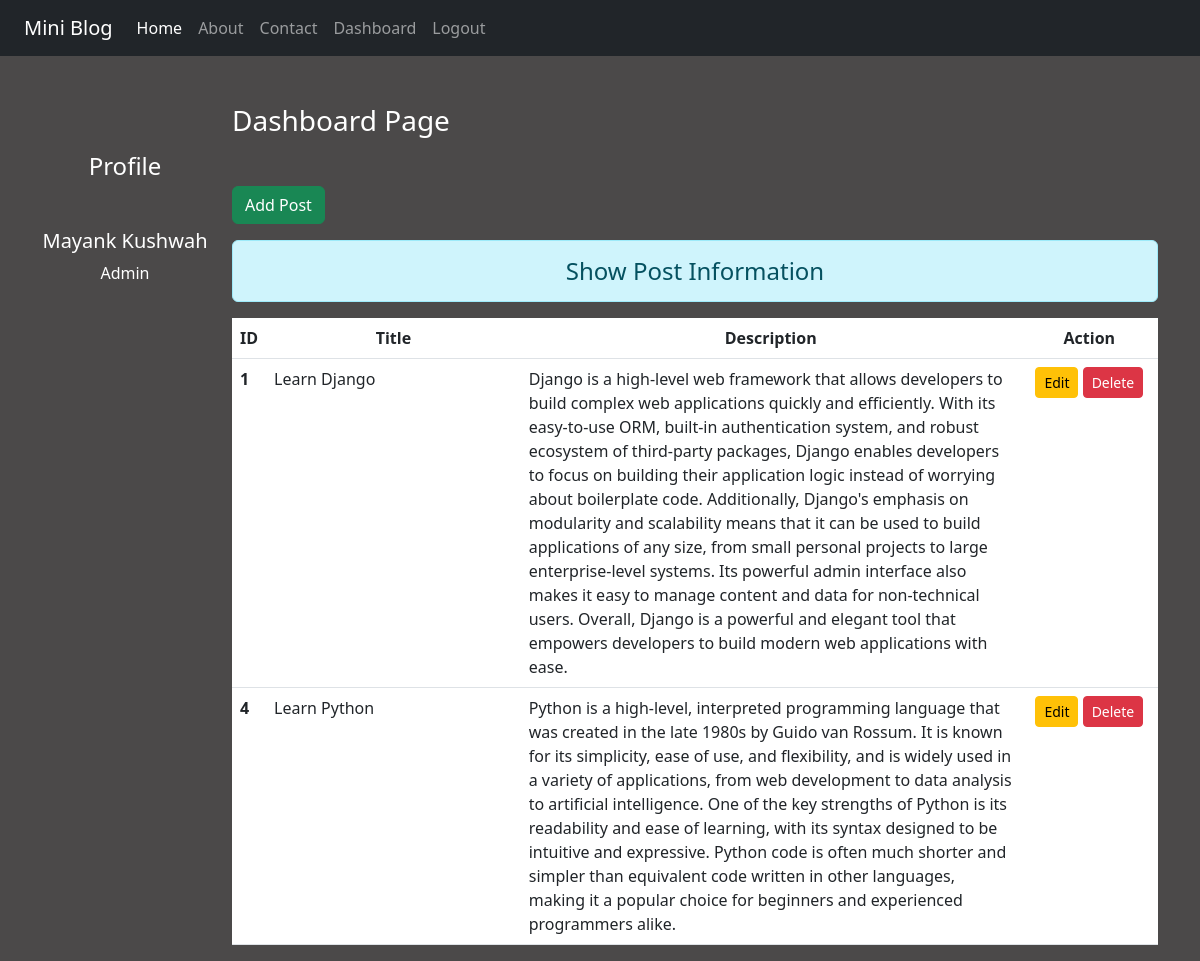
The page /dashboard/ (signed in) on the database its author committed.
### blog/models.py (models this page shows)
class Post(models.Model):
    title=models.CharField(max_length=150)
    description=models.TextField()

### blog/views.py (the view)
# urls.py: path('dashboard/',views.dashboard,name='dashboard'),
def dashboard(request):
    if request.user.is_authenticated:
        posts = Post.objects.all()
        user = request.user
        full_name=user.get_full_name()
        gps=user.groups.all()
        return render(request, 'blog/dashboard.html',{'posts':posts,'fullname':full_name,'groups':gps})
    else:
        return HttpResponseRedirect('/signin/')

### blog/templates/blog/dashboard.html (shortened to what this page needs)
{% extends 'blog/base.html' %}
{% load static %}
{% block side %}
<div class="col-sm-2 text-white my-5 text-center">
    <h4 class="my-5">Profile</h4>
    <h5>{{fullname}}</h5>
    {% for group in groups %}
        <p>{{group.name}}</p>
    {% endfor %}
</div>
{% endblock side %}
{% block content %}
<div class="col-sm-10">
    <h3 class='text-white my-5'> Dashboard Page</h3>
    <a href="{% url 'addpost' %}" class="btn btn-success">Add Post</a>
    <h4 class="text-center alert alert-info mt-3">Show Post Information</h4>
    {% if posts %}
        <table class="table table-hover bg-white">
            <thead>
                <tr class="text-center">
                    <th scope="col" style="width:2%">ID</th>
                    <th scope="col" style="width:28%">Title</th>
                    <th scope="col" style="width:55%">Description</th>
                    <th scope="col" style="width:15%">Action</th>
                </tr>
            </thead>
            <tbody>
                {% for post in posts %}
                <tr>
                    <th scope="row">{{post.id}}</th>
                    <td> {{post.title}} </td>
                    <td> {{post.description}} </td>
                    <td class="text-center">
                        <a href="{% url 'updatepost' post.id %}" class="btn btn-warning btn-sm">Edit</a>
                        {% if perms.blog.delete_post %}
                        <form action=" {% url 'delete' post.id %}" method="post" class="d-inline">
                            <input type="submit" class="btn btn-danger btn-sm" value="Delete">
                        </form>
                        {% endif %}
                    </td>
                </tr>
                {% endfor %}
            </tbody>
        </table>
        {% else %}
        <h4 class="text-center alert alert-warning">No Records</h4>
    {% endif %}
</div>
{% endblock content %}

### blog/templates/blog/base.html (shortened to what this page needs)
<!DOCTYPE html>
{% load static %}
<html lang="en">
<head>
    <link rel="stylesheet" href=" {% static 'blog/css/bootstrap.css' %}">
    <link rel="stylesheet" href=" {% static 'blog/css/style.css' %}">
</head>
<body>
    <div class="container-fluid bg-dark ">
        {% include 'blog/navbar.html' %}
    </div>
    <div class="container">
        <div class='row'>
            {% block side %}
            {% endblock side %}
            {% block content %}
            {% endblock content %}
        </div>
    </div>
</body>
</html>

### blog/templates/blog/navbar.html (shortened to what this page needs)
<nav class="navbar navbar-expand-lg navbar-dark bg-dark">
    <div class="container-fluid">
      <a class="navbar-brand" href="#">Mini Blog</a>
      <div class="collapse navbar-collapse" id="navbarNav">
        <ul class="navbar-nav">
          <li class="nav-item">
            <a class="nav-link active" aria-current="page" href="/">Home</a>
          </li>
          <li class="nav-item">
            <a class="nav-link" href="{% url 'about' %}">About</a>
          </li>
          <li class="nav-item">
            <a class="nav-link" href="{% url 'contact' %}">Contact</a>
          </li>
           {% if request.user.is_authenticated %}
          <li class="nav-item">
            <a class="nav-link" href="{% url 'dashboard' %}">Dashboard</a>
          </li>
          <li class="nav-item">
            <a class="nav-link" href="{% url 'logout' %}">Logout</a>
          </li>
         {% endif %}
        </ul>
      </div>
    </div>
  </nav>

### blog/static/blog/css/style.css (style rules this page uses)
body { background-color:rgb(75, 73, 73); color:antiquewhite; }

### blog/templates/blog/base.html (style rules this page uses)
body { background-color:rgb(75, 73, 73); color:antiquewhite; }

### rows shown on the page
Post: id "1", title "Learn Django", description "Django is a high-level web framework that allows developers to build complex web applications quickly and efficiently. With its easy-to-use ORM, built-in authentication system, and robust ecosystem of third-party packages, Django enables developers to focus on building their application logic instead of worrying about boilerplate code. Additionally, Django's emphasis on modularity and scalability means that it can be used to build applications of any size, from small personal projects to large enterprise-level systems. Its powerful admin interface also makes it easy to manage content and data for non-technical users. Overall, Django is a powerful and elegant tool that empowers developers to…"
Post: id "4", title "Learn Python", description "Python is a high-level, interpreted programming language that was created in the late 1980s by Guido van Rossum. It is known for its simplicity, ease of use, and flexibility, and is widely used in a variety of applications, from web development to data analysis to artificial intelligence. One of the key strengths of Python is its readability and ease of learning, with its syntax designed to be intuitive and expressive. Python code is often much shorter and simpler than equivalent code written in other languages, making it a popular choice for beginners and experienced programmers alike."

### other values the page prints
{{ fullname }} "Mayank Kushwah"
{{ group.name }} "Admin"
